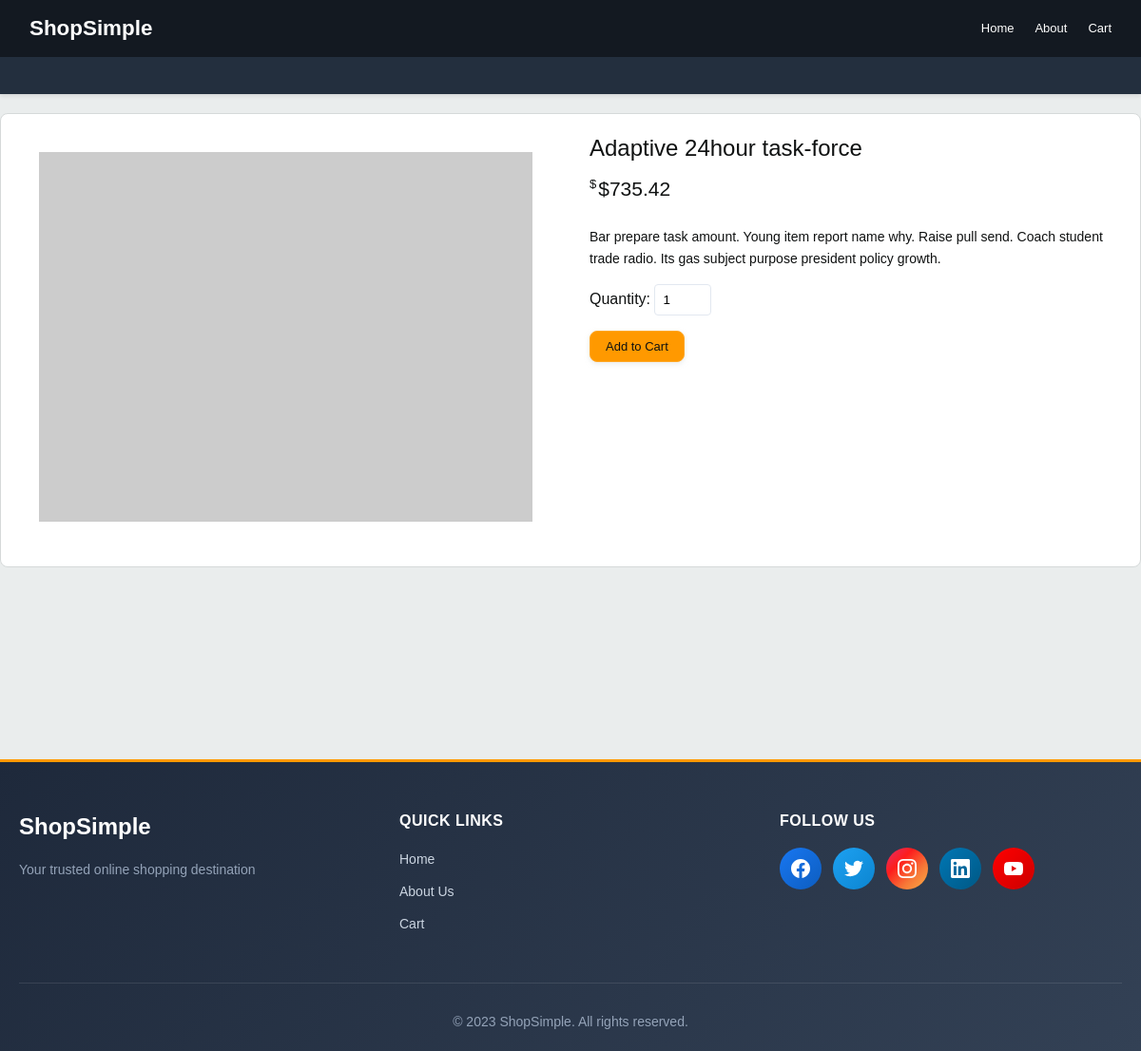
Page /product/1 on the committed database.
### models.py (models this page shows, shortened)
class Product(db.Model):
    __tablename__ = 'products'
    id = db.Column(db.Integer, primary_key=True)
    name = db.Column(db.String(200), nullable=False)
    description = db.Column(db.Text)
    price = db.Column(db.Float, nullable=False)
    image_url = db.Column(db.String(500))
    stock_quantity = db.Column(db.Integer, default=0)
    category = db.Column(db.String(100), default='General')
    created_at = db.Column(db.DateTime, default=datetime.utcnow)

### app.py (the view)
@app.route('/product/<int:product_id>')
def product_detail(product_id):
    product = Product.query.get_or_404(product_id)
    return render_template('product.html', product=product)

### templates/product.html
{% extends 'base.html' %}
{% block content %}
<div class="product-detail">
    <div class="product-gallery">
        {% if product.image_url %}
        <img src="{{ product.image_url }}" alt="{{ product.name }}" class="product-detail-image">
        {% else %}
        <div class="product-detail-image" style="background-color: #e2e8f0; height: 400px;"></div>
        {% endif %}
    </div>
    <div class="product-meta">
        <h1>{{ product.name }}</h1>
        <div class="product-price">${{ "%.2f"|format(product.price) }}</div>
        <div class="product-description">
            {{ product.description }}
        </div>
        <form action="{{ url_for('add_to_cart', product_id=product.id) }}" method="POST">
            <div style="margin-bottom: 1rem;">
                <label for="quantity">Quantity:</label>
                <input type="number" id="quantity" name="quantity" value="1" min="1"
                    style="padding: 0.5rem; border: 1px solid #e2e8f0; border-radius: 4px; width: 60px;">
            </div>
            <button type="submit" class="btn">Add to Cart</button>
        </form>
    </div>
</div>
{% endblock %}

### static/style.css (style rules this page uses)
:root { --amazon-orange: #FF9900; --amazon-dark: #131921; --amazon-light: #232F3E; --amazon-blue: #007185; --background-color: #EAEDED; --text-color: #0F1111; --card-bg: #ffffff; --border-color: #D5D9D9; --success-color: #067D62; --warning-color: #F08804; --danger-color: #B12704; }
* { box-sizing: border-box; margin: 0; padding: 0; }
body { font-family: 'Amazon Ember', Arial, sans-serif; background-color: var(--background-color); color: var(--text-color); line-height: 1.5; }
.product-price { font-size: 21px; color: var(--text-color); font-weight: 400; margin-bottom: 8px; }
.product-price::before { content: '$'; font-size: 13px; vertical-align: super; margin-right: 2px; }
.btn { display: inline-block; padding: 8px 16px; background-color: var(--amazon-orange); color: var(--text-color); text-decoration: none; border-radius: 8px; text-align: center; border: 1px solid #FFA724; cursor: pointer; font-size: 13px; font-weight: 400; transition: all 0.2s; box-shadow: 0 2px 5px rgba(213, 217, 217, 0.5); }
.product-detail { display: grid; grid-template-columns: 1fr 1fr; gap: 40px; background: var(--card-bg); padding: 20px; border-radius: 8px; border: 1px solid var(--border-color); }
.product-detail-image { width: 100%; height: auto; border-radius: 4px; padding: 20px; background: white; }
.product-meta { display: flex; flex-direction: column; }
.product-meta h1 { font-size: 24px; font-weight: 400; margin-bottom: 12px; color: var(--text-color); line-height: 1.3; }
.product-description { margin: 16px 0; color: var(--text-color); font-size: 14px; line-height: 1.6; }

### rows in the picture
Product: name "Adaptive 24hour task-force", price "735.42", description "Bar prepare task amount. Young item report name why. Raise pull send. Coach student trade radio. Its gas subject purpose president policy growth."
